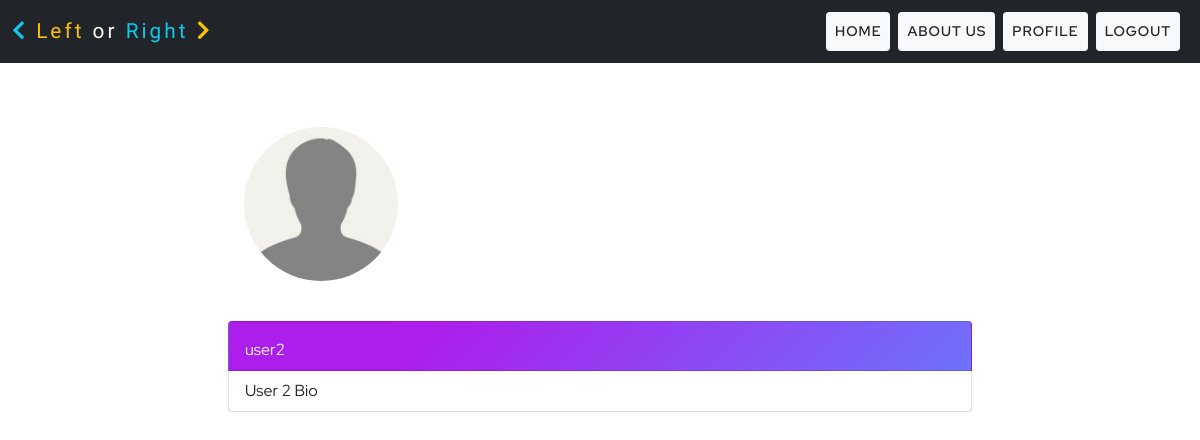
/public-profile/3/ (signed in), run on the app's committed database.
### accounts/models.py (models this page shows)
class Profile(models.Model):
    user = models.OneToOneField(User,on_delete=models.CASCADE)
    image = models.ImageField(default='default.jpg', upload_to='profile_pics')
    bio = models.TextField(default='User Bio')
    def __str__(self) -> str:
        return self.user.username

### accounts/views.py (the view)
# urls.py: path('public-profile/<int:id>/', acc_views.public_profile, name='public_profile'),
@login_required
def public_profile(request, id):
    user_profile = Profile.objects.get(user_id=id)
    print(user_profile)
    return render(request, 'accounts/public_profile.html', {'user_profile': user_profile})

### accounts/templates/accounts/public_profile.html
{% extends 'feed/base.html' %}
{% block content %}
     <div class="container">
        <div class="col-md-8 mx-auto mt-5 red-hat-font">
            <div class="media">
                <img src="{{user_profile.image.url}}" class="rounded-circle w-25 p-3 account-img" alt="Profile Image">
            </div>
            <ul class="list-group my-4">
                <li class="list-group-item bg-purple text-white" aria-current="true"><h4>{{user_profile.user.first_name}}</h4><div>{{user_profile.user.username}}</div></li>
                <li class="list-group-item">{{user_profile.bio}}</li>
            </ul>
        </div>
    </div>
{% endblock %}

### feed/static/css/main.css (style rules this page uses)
.bg-purple { background-color: #6e72fc; background-image: linear-gradient(315deg, #6e72fc 0%, #ad1deb 74%); }
.red-hat-font { font-family: 'Red Hat Display', sans-serif; }

### data on the page
Profile: image (placeholder picture), user.username "user2", bio "User 2 Bio"
